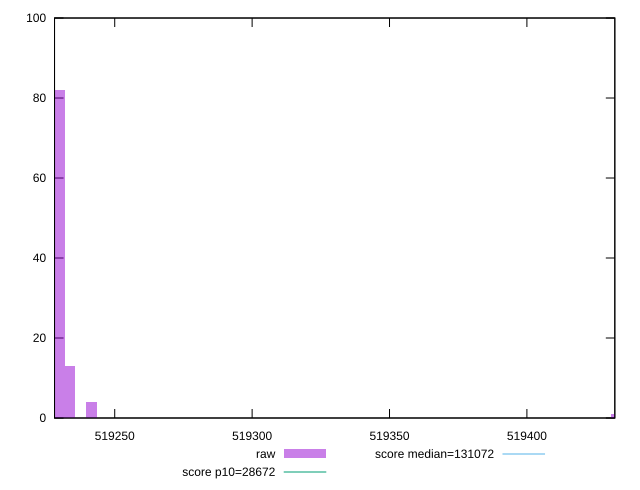

Reproduce this figure in gnuplot.
reset

$raw <<EOF
519432.6886355001 1
519229.8461917554 82
519233.74700798123 13
519241.54864043294 4
EOF

set key outside below
set boxwidth 3.9008162258598684
set xrange [519228.0942695221:519431.9958885165]
set yrange [0:100]
set trange [0:100]
set style fill transparent solid 0.5 noborder

set parametric
set terminal svg size 640, 490 enhanced background rgb 'white'
set output "report_00011_2021-02-09T10:53:21.242Z/uses-long-cache-ttl/samples/pages+cached/raw/histogram.svg"

plot $raw title "raw" with boxes, \
     28672,t title "score p10=28672", \
     131072,t title "score median=131072"

reset
